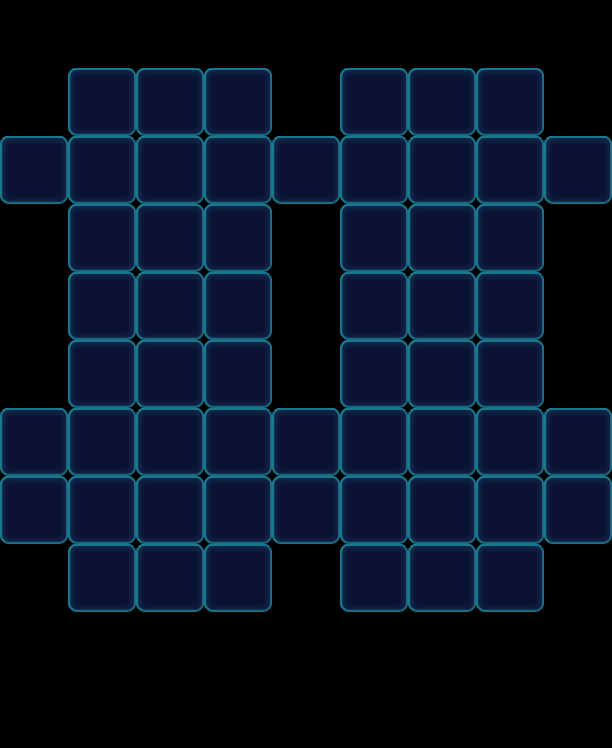

Tiled map render using the project's own tile images. Description and the map definition, with tile-layer contents summarised, below:
An orthogonal 9x11 tile map with 68x68 px tiles, 1 tile layer (Valid), 2 tilesets and 44 objects (13x Monster, 13x Ice, 12x Factory_Normal, 6x Stone).

<map version="1.0" orientation="orthogonal" width="9" height="11" tilewidth="68" tileheight="68">
 <tileset firstgid="1" name="game_grid1" tilewidth="68" tileheight="68">
  <image source="game_grid1.png" width="68" height="68" />
 </tileset>
 <tileset firstgid="2" name="map" tilewidth="68" tileheight="68">
  <image source="map.png" width="1024" height="1024" />
 </tileset>
 <layer name="Valid" width="9" height="11">
  <data>[99 cells, 57 non-empty, 1 distinct tile ids]</data>
 </layer>
 <objectgroup name="BottomObj" width="9" height="11" />
 <objectgroup name="MiddleObj" width="9" height="11">
  <object type="Monster" gid="4" x="0" y="204">
   <properties>
    <property name="Color" value="Orange" />
   </properties>
  </object>
  <object type="Monster" gid="4" x="272" y="204">
   <properties>
    <property name="Color" value="Orange" />
   </properties>
  </object>
  <object type="Monster" gid="4" x="544" y="204">
   <properties>
    <property name="Color" value="Orange" />
   </properties>
  </object>
  <object type="Monster" gid="4" x="544" y="476">
   <properties>
    <property name="Color" value="Orange" />
   </properties>
  </object>
  <object type="Monster" gid="4" x="544" y="544">
   <properties>
    <property name="Color" value="Orange" />
   </properties>
  </object>
  <object type="Monster" gid="4" x="476" y="612">
   <properties>
    <property name="Color" value="Orange" />
   </properties>
  </object>
  <object type="Monster" gid="4" x="340" y="612">
   <properties>
    <property name="Color" value="Orange" />
   </properties>
  </object>
  <object type="Monster" gid="4" x="272" y="544">
   <properties>
    <property name="Color" value="Orange" />
   </properties>
  </object>
  <object type="Monster" gid="4" x="272" y="476">
   <properties>
    <property name="Color" value="Orange" />
   </properties>
  </object>
  <object type="Monster" gid="4" x="204" y="612">
   <properties>
    <property name="Color" value="Orange" />
   </properties>
  </object>
  <object type="Monster" gid="4" x="68" y="612">
   <properties>
    <property name="Color" value="Orange" />
   </properties>
  </object>
  <object type="Monster" gid="4" x="0" y="476">
   <properties>
    <property name="Color" value="Orange" />
   </properties>
  </object>
  <object type="Monster" gid="4" x="0" y="544">
   <properties>
    <property name="Color" value="Orange" />
   </properties>
  </object>
 </objectgroup>
 <objectgroup color="#000000" name="TopObj" width="9" height="11">
  <object name="Ice" type="Ice" x="0" y="136" width="68" height="68">
   <properties>
    <property name="Layers" value="3" />
   </properties>
  </object>
  <object name="Ice" type="Ice" x="544" y="136" width="68" height="68">
   <properties>
    <property name="Layers" value="3" />
   </properties>
  </object>
  <object name="Ice" type="Ice" x="0" y="476" width="68" height="68">
   <properties>
    <property name="Layers" value="3" />
   </properties>
  </object>
  <object type="Stone" gid="34" x="68" y="408">
   <properties>
    <property name="Layers" value="1" />
   </properties>
  </object>
  <object type="Stone" gid="34" x="340" y="408">
   <properties>
    <property name="Layers" value="1" />
   </properties>
  </object>
  <object name="10" type="Factory_Normal" x="0" y="68" width="68" height="68">
   <properties>
    <property name="FactoryColorsConfig" value="Blue,Yellow,Pink,Purple" />
   </properties>
  </object>
  <object name="Ice" type="Ice" x="0" y="408" width="68" height="68">
   <properties>
    <property name="Layers" value="3" />
   </properties>
  </object>
  <object name="Ice" type="Ice" x="272" y="476" width="68" height="68">
   <properties>
    <property name="Layers" value="3" />
   </properties>
  </object>
  <object name="Ice" type="Ice" x="272" y="408" width="68" height="68">
   <properties>
    <property name="Layers" value="3" />
   </properties>
  </object>
  <object name="Ice" type="Ice" x="544" y="476" width="68" height="68">
   <properties>
    <property name="Layers" value="3" />
   </properties>
  </object>
  <object name="Ice" type="Ice" x="544" y="408" width="68" height="68">
   <properties>
    <property name="Layers" value="3" />
   </properties>
  </object>
  <object name="Ice" type="Ice" x="68" y="544" width="68" height="68">
   <properties>
    <property name="Layers" value="3" />
   </properties>
  </object>
  <object name="Ice" type="Ice" x="340" y="544" width="68" height="68">
   <properties>
    <property name="Layers" value="3" />
   </properties>
  </object>
  <object name="Ice" type="Ice" x="204" y="544" width="68" height="68">
   <properties>
    <property name="Layers" value="3" />
   </properties>
  </object>
  <object name="Ice" type="Ice" x="476" y="544" width="68" height="68">
   <properties>
    <property name="Layers" value="3" />
   </properties>
  </object>
  <object type="Stone" gid="34" x="136" y="408">
   <properties>
    <property name="Layers" value="1" />
   </properties>
  </object>
  <object type="Stone" gid="34" x="204" y="408">
   <properties>
    <property name="Layers" value="1" />
   </properties>
  </object>
  <object type="Stone" gid="34" x="408" y="408">
   <properties>
    <property name="Layers" value="1" />
   </properties>
  </object>
  <object type="Stone" gid="34" x="476" y="408">
   <properties>
    <property name="Layers" value="1" />
   </properties>
  </object>
  <object name="Ice" type="Ice" x="272" y="136" width="68" height="68">
   <properties>
    <property name="Layers" value="3" />
   </properties>
  </object>
  <object name="10" type="Factory_Normal" x="68" y="0" width="68" height="68">
   <properties>
    <property name="FactoryColorsConfig" value="Blue,Yellow,Pink,Purple" />
   </properties>
  </object>
  <object name="10" type="Factory_Normal" x="136" y="0" width="68" height="68">
   <properties>
    <property name="FactoryColorsConfig" value="Blue,Yellow,Pink,Purple" />
   </properties>
  </object>
  <object name="10" type="Factory_Normal" x="204" y="0" width="68" height="68">
   <properties>
    <property name="FactoryColorsConfig" value="Blue,Yellow,Pink,Purple" />
   </properties>
  </object>
  <object name="10" type="Factory_Normal" x="272" y="68" width="68" height="68">
   <properties>
    <property name="FactoryColorsConfig" value="Blue,Yellow,Pink,Purple" />
   </properties>
  </object>
  <object name="10" type="Factory_Normal" x="340" y="0" width="68" height="68">
   <properties>
    <property name="FactoryColorsConfig" value="Blue,Yellow,Pink,Purple" />
   </properties>
  </object>
  <object name="10" type="Factory_Normal" x="408" y="0" width="68" height="68">
   <properties>
    <property name="FactoryColorsConfig" value="Blue,Yellow,Pink,Purple" />
   </properties>
  </object>
  <object name="10" type="Factory_Normal" x="476" y="0" width="68" height="68">
   <properties>
    <property name="FactoryColorsConfig" value="Blue,Yellow,Pink,Purple" />
   </properties>
  </object>
  <object name="10" type="Factory_Normal" x="544" y="68" width="68" height="68">
   <properties>
    <property name="FactoryColorsConfig" value="Blue,Yellow,Pink,Purple" />
   </properties>
  </object>
  <object name="10" type="Factory_Normal" x="0" y="340" width="68" height="68">
   <properties>
    <property name="FactoryColorsConfig" value="Blue,Yellow,Pink,Purple" />
   </properties>
  </object>
  <object name="10" type="Factory_Normal" x="272" y="340" width="68" height="68">
   <properties>
    <property name="FactoryColorsConfig" value="Blue,Yellow,Pink,Purple" />
   </properties>
  </object>
  <object name="10" type="Factory_Normal" x="544" y="340" width="68" height="68">
   <properties>
    <property name="FactoryColorsConfig" value="Blue,Yellow,Pink,Purple" />
   </properties>
  </object>
 </objectgroup>
</map>
